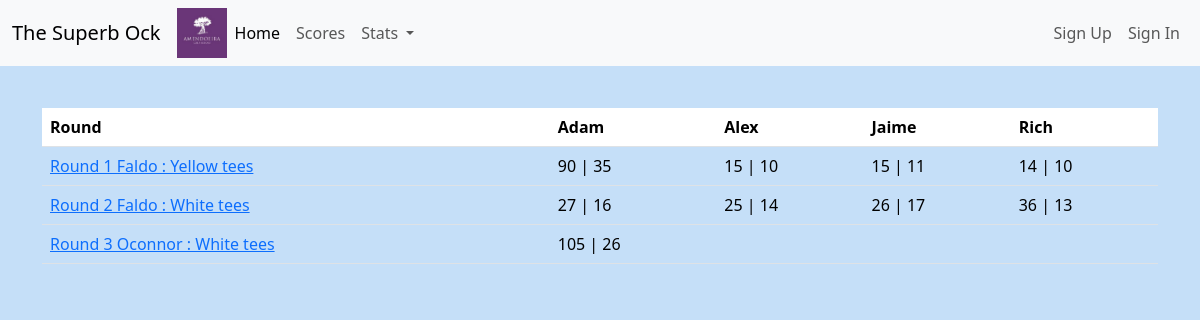
The app's page /scoring/ with its own data.
### courses/models.py (models this page shows)
class Round(models.Model):
    course = models.CharField(max_length=10)
    tees = models.CharField(max_length=7)
    round_number = models.IntegerField(default=1)
    def __str__(self) -> str:
        return 'Round ' + str(self.round_number) + ' ' + str(self.course) + ' : ' + str(self.tees) + ' tees'

### courses/views.py (the view)
# urls.py: path('scoring/', views.scoring,name='scoring'),
def scoring(request):
    round = Round.objects.all()
    each = []
    adam = []
    alex = []
    jaime = []
    rich = []
    each2 = []
    for x in round:
        data = Scoring.objects.filter(round_number=x)
        for score in data:
            each.append([score.adam, score.alex, score.jaime, score.rich, score.adam_stable,
                        score.alex_stable, score.jaime_stable, score.rich_stable, x])
    course = ''
    adam_sum = 0
    alex_sum = 0
    jaime_sum = 0
    rich_sum = 0
    adam_sum_stable = 0
    alex_sum_stable = 0
    jaime_sum_stable = 0
    rich_sum_stable = 0
    for row in each:
        if course != row[8]:
            each2.append([course, adam_sum, alex_sum, jaime_sum, rich_sum,
                          adam_sum_stable, alex_sum_stable, jaime_sum_stable, rich_sum_stable])
            adam_sum = row[0]
            alex_sum = row[1]
            jaime_sum = row[2]
            rich_sum = row[3]
            adam_sum_stable = row[4]
            alex_sum_stable = row[5]
            jaime_sum_stable = row[6]
            rich_sum_stable = row[7]
            course = row[8]
        else:
            try:
                adam_sum += row[0]
            except:
                None
            try:
                alex_sum += row[1]
            except:
                None
            try:
                jaime_sum += row[2]
            except:
                None
            try:
                rich_sum += row[3]
            except:
                None
            try:
                adam_sum_stable += row[4]
            except:
                None
            try:
                alex_sum_stable += row[5]
            except:
                None
            try:
                jaime_sum_stable += row[5]
            except:
                None
            try:
                rich_sum_stable += row[5]
            except:
                None
    each2.append([course, adam_sum, alex_sum, jaime_sum, rich_sum,
                 adam_sum_stable, alex_sum_stable, jaime_sum_stable, rich_sum_stable])
    each2 = each2[1:]
    return render(request, 'courses/scoring.html', {'round': round, 'each': each2})

### courses/templates/courses/scoring.html
{% extends 'courses/base.html' %}
{% block content%}
<div class="container">
<br>
<table class="table table-hover table-responsive">
    <thead>
        <th>Round</th>
        <th>Adam <br><span class="vis">Par | Stableford</span></th>
        <th>Alex <br><span class="vis">Par | Stableford</span></th>
        <th>Jaime <br><span class="vis">Par | Stableford</span></th>
        <th>Rich <br><span class="vis">Par | Stableford</span></th>
    </thead>
    <tbody>
    {% for row in each %}
    <tr>
        <td><a href="{{forloop.counter}}">{{row.0}}</a></td>
        <td>{% if row.1 %}{{row.1}} |{% endif %} {% if row.5 %}{{row.5}}{% endif %} </td>
        <td>{% if row.2 %}{{row.2}} |{% endif %} {% if row.6 %}{{row.6}}{% endif %} </td>
        <td>{% if row.3 %}{{row.3}} |{% endif %} {% if row.7 %}{{row.7}}{% endif %}</td>
        <td>{% if row.4 %}{{row.4}} |{% endif %} {% if row.8 %}{{row.8}}{% endif %}</td>
    </tr>
    {% endfor %}
</tbody>
</table>
</div>
<br>
{% endblock %}

### courses/static/courses/styles.css (style rules this page uses)
body { background-color: #C5DFF8; padding-top: 60px; }
table.table tr td { background-color:#C5DFF8; }

### records on screen
Round: round_number+course+tees "Round 1 Faldo : Yellow tees", row "90", row "35", row "15", row "10", row "11", row "14"
Round: round_number+course+tees "Round 2 Faldo : White tees", row "27", row "16", row "25", row "14", row "26", row "17", row "36", row "13"
Round: round_number+course+tees "Round 3 Oconnor : White tees", row "105", row "26"
